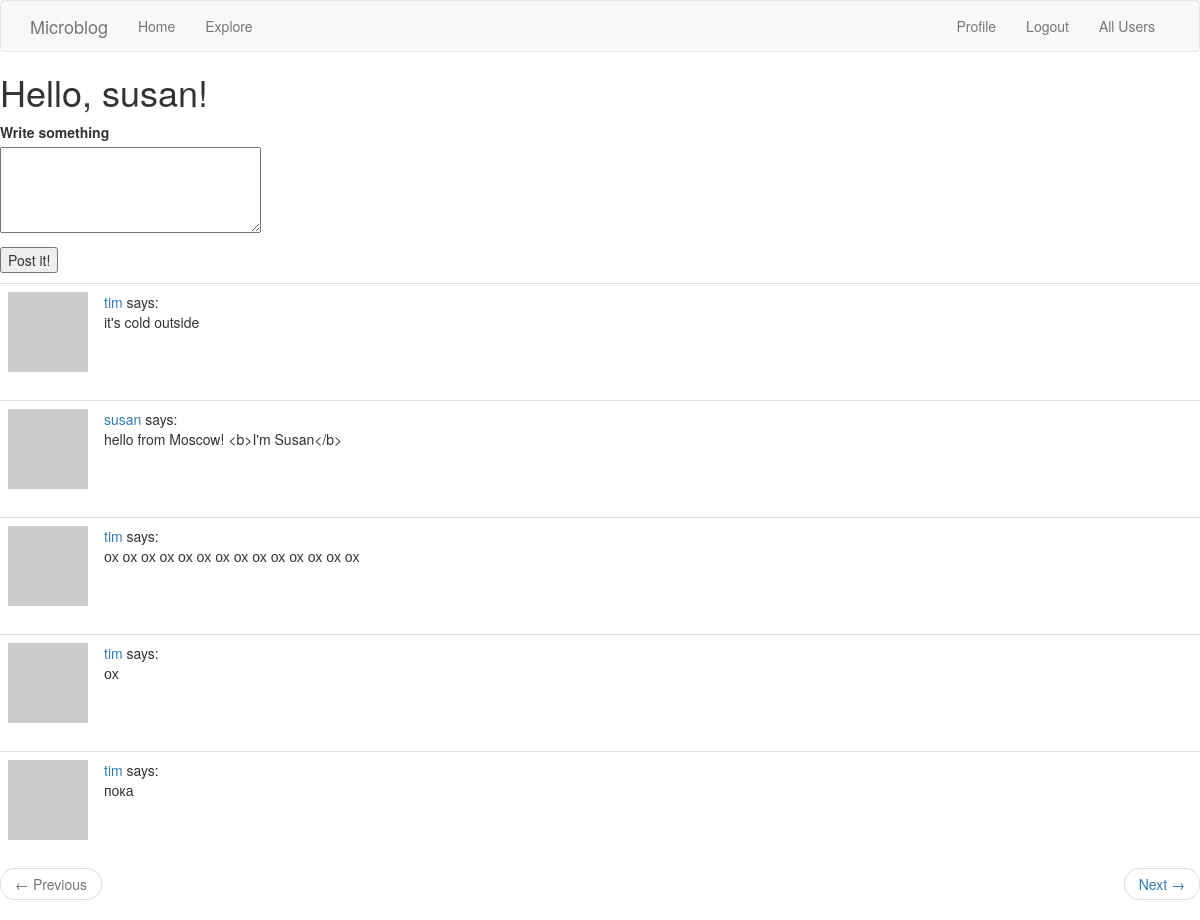
The app's page /index (signed in) with its own data.
### app/models.py (models this page shows, shortened)
class User(UserMixin, db.Model):
    id = db.Column(db.Integer, primary_key=True)
    username = db.Column(db.String(64), index=True, unique=True)
    email = db.Column(db.String(120), index=True, unique=True)
    password_hash = db.Column(db.String(128))
    posts = db.relationship("Post", backref="author", lazy="dynamic")
    about_me = db.Column(db.String(140))
    last_seen = db.Column(db.DateTime, default=datetime.utcnow)
    followed = db.relationship("User", secondary=followers,
                               primaryjoin=(followers.c.follower_id == id),
                               secondaryjoin=(followers.c.followed_id == id),
                               backref=db.backref("followers", lazy="dynamic"), lazy="dynamic")
    def followed_posts(self):
        followed = Post.query.join(
            followers, (followers.c.followed_id == Post.user_id)).filter(
            followers.c.follower_id == self.id)
        own = Post.query.filter_by(user_id=self.id)
        return followed.union(own).order_by(Post.timestamp.desc())
    def avatar(self, size):
        digest = md5(self.email.lower().encode("utf-8")).hexdigest()
        return "https://www.gravatar.com/avatar/{}?d=identicon&s={}".format(
            digest, size)

class Post(db.Model):
    id = db.Column(db.Integer, primary_key=True)
    body = db.Column(db.String(140))
    timestamp = db.Column(db.DateTime, index=True, default=datetime.utcnow)
    user_id = db.Column(db.Integer, db.ForeignKey('user.id'))

### app/routes.py (the view)
@appl.route("/", methods=["GET", "POST"])
@appl.route("/index", methods=["GET", "POST"])
@login_required
def index():
    form = PostForm()
    if form.validate_on_submit():
        post = Post(body=form.post.data, author=current_user)
        db.session.add(post)
        db.session.commit()
        flash("Your post was added!")
        return redirect(url_for("index"))
    page = request.args.get("page", 1, type=int)
    posts = current_user.followed_posts().paginate(
        page, appl.config["POSTS_PER_PAGE"], False)
    next_url = url_for("index", page=posts.next_num) \
        if posts.has_next else None
    prev_url = url_for("index", page=posts.prev_num) \
        if posts.has_prev else None
    return render_template("index.html", title="Home page", form=form,
                           posts=posts.items, next_url=next_url, prev_url=prev_url)

### app/forms.py
class PostForm(FlaskForm):
    post = TextAreaField("Write something", validators=[DataRequired(), Length(min=1, max=140)])
    submit = SubmitField('Post it!')

### app/models.py (called while the page is built)
@login.user_loader
def load_user(id):
    return User.query.get(int(id))

### app/routes.py (called while the page is built)
@appl.before_request
def before_request():
    if current_user.is_authenticated:
        current_user.last_seen = datetime.utcnow()
        db.session.commit()

### app/templates/index.html (shortened to what this page needs)
{% extends "base.html" %}
{% block app_content %}
    <h1>Hello, {{  current_user.username }}!</h1>
    {% if form %}
    <form action="" method="post">
        <p>
            {{ form.post.label }}<br>
            {{ form.post(cols=32, rows=4) }}
        </p>
        <p>
            {{ form.submit() }}
        </p>
    </form>
    {% endif %}
    {% for post in posts %}
        {% include "_post.html" %}
    {% endfor %}
<nav aria-label="...">
    <ul class="pager">
        <li class="previous{% if not prev_url %} disabled{% endif %}">
            <a href="{{ prev_url or '#' }}">
                <span aria-hidden="true">&larr;</span> Previous
            </a>
        </li>
        <li class="next{% if not next_url %} disabled{% endif %}">
            <a href="{{ next_url or '#' }}">
                Next <span aria-hidden="true">&rarr;</span>
            </a>
        </li>
    </ul>
</nav>
{% endblock %}

### app/templates/_post.html
<table class="table table-hover">
    <tr>
        <td width="70px">
            <a href="{{ url_for('user', username=post.author.username) }}">
                <img src="{{ post.author.avatar(70) }}">
            </a>
        </td>
        <td>
            <a href="{{ url_for('user', username=post.author.username) }}">
            {{ post.author.username }}
            </a>
            says:
            <br>
            {{ post.body }}
        </td>
    </tr>
</table>

### records on screen
User: username "susan"
Post: author.username "tim", body "it's cold outside"
Post: author.username "susan", body "hello from Moscow! <b>I'm Susan</b>"
Post: author.username "tim", body "ох ох ох ох ох ох ох ох ох ох ох ох ох ох"
Post: author.username "tim", body "ох"
Post: author.username "tim", body "пока"
